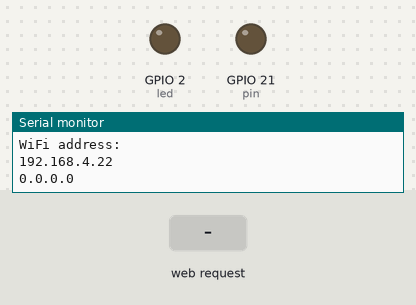
The sketch below on a simulated ESP32. Shown: output pins drawn as LEDs (lit = HIGH), the last lines printed to the serial monitor. The test bench sets the inputs (shaded band).

Above: at 1.2 s.
1.3 s: HTTP request GET /H received
At 1.6 s:
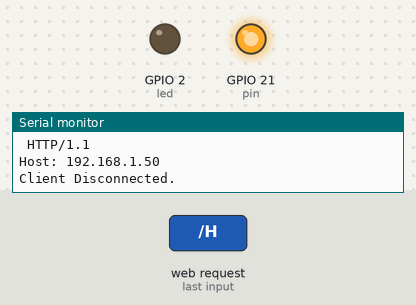
2.8 s: HTTP request GET /L received
At 3.9 s:
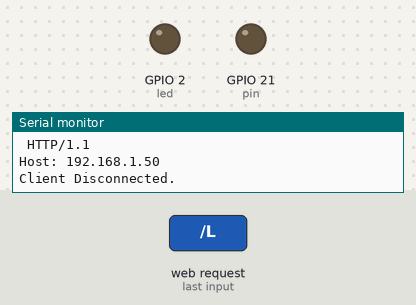
Timing chart, 0 to 5.8 s (numbered marks = the images above; inputs shaded):
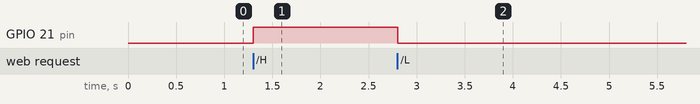

The sketch:

esp32_ap_server.ino
```cpp
#include <WiFi.h>

//Define the internal led
#define led 2
int pin = 21;

const char *ssid = "MYESP32"; //name
const char *password = "testpassword"; //pass

//Defines default network's settings
IPAddress local_IP(192,168,4,22);
IPAddress gateway(192,168,4,9);
IPAddress subnet(255,255,255,0);

WiFiServer server(80);

void setup() {
    Serial.begin(115200);
    pinMode(led, OUTPUT);
    pinMode(pin, OUTPUT);      // set the LED pin mode
    delay(10);

    Serial.print("Setting Access Point...");
    Serial.println(WiFi.softAPConfig(local_IP, gateway, subnet) ? "Ready" : "Failed!");
    //Start propagating the network
    Serial.println("Running Access Point");
    //channel = 1, not hided, max_connection = 1
    Serial.println(WiFi.softAP(ssid, password, 1, 0, 1) ? "Ready" : "Failed!");
    Serial.println("WiFi address: ");
    //Shows the ESP32 IP
    Serial.println(WiFi.softAPIP());

    Serial.print(WiFi.localIP());

    server.begin();

}

int value = 0;

void loop() {
  checkIfConnected();

   WiFiClient client = server.available();   // listen for incoming clients

    if (client) {                             // if you get a client,
      Serial.println("New Client.");           // print a message out the serial port
      String currentLine = "";                // make a String to hold incoming data from the client
      while (client.connected()) {            // loop while the client's connected
        if (client.available()) {             // if there's bytes to read from the client,
          char c = client.read();             // read a byte, then
          Serial.write(c);                    // print it out the serial monitor
          if (c == '\n') {                    // if the byte is a newline character

            // if the current line is blank, you got two newline characters in a row.
            // that's the end of the client HTTP request, so send a response:
            if (currentLine.length() == 0) {
              // HTTP headers always start with a response code (e.g. HTTP/1.1 200 OK)
              // and a content-type so the client knows what's coming, then a blank line:
              client.println("HTTP/1.1 200 OK");
              client.println("Content-type:text/html");
              client.println();

              // the content of the HTTP response follows the header:
              client.print("Click <a href=\"/H\">here</a> to turn the LED on pin 5 on.<br>");
              client.print("Click <a href=\"/L\">here</a> to turn the LED on pin 5 off.<br>");

              // The HTTP response ends with another blank line:
              client.println();
              // break out of the while loop:
              break;
            } else {    // if you got a newline, then clear currentLine:
              currentLine = "";
            }
          } else if (c != '\r') {  // if you got anything else but a carriage return character,
            currentLine += c;      // add it to the end of the currentLine
          }

          // Check to see if the client request was "GET /H" or "GET /L":
          if (currentLine.endsWith("GET /H")) {
            digitalWrite(pin, HIGH);               // GET /H turns the LED on
            Serial.println("-------led ON-------");
          }
          if (currentLine.endsWith("GET /L")) {
            digitalWrite(pin, LOW);               // GET /L turns the LED off
            Serial.println("-------led OFF-------");
          }
        }
      }
      // close the connection:
      client.stop();
      Serial.println("Client Disconnected.");
    }
}

void checkIfConnected() {

  //Check for the active connection
  if(WiFi.softAPgetStationNum() >= 1){
    digitalWrite(led, HIGH);
  }else{
    digitalWrite(led, LOW);
  }
}
```

Measured:
- after the input at 1.3 s, GPIO 21 (pin): LOW → HIGH at once
- after the input at 2.8 s, GPIO 21 (pin): HIGH → LOW at once
